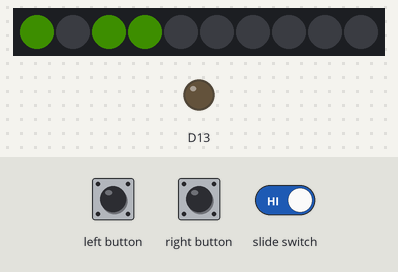
Bench run of a sketch on a simulated Adafruit Circuit Playground Express. On the bench: 10 RGB LEDs in strip order, left to right, output pins drawn as LEDs (lit = HIGH). Dashed ring = blinking. The test bench sets the inputs (shaded band). Dim RGB values are drawn brighter than linear.

Above: at 1.2 s.
1.3 s: left button pressed for 0.15 s
At 4.3 s:
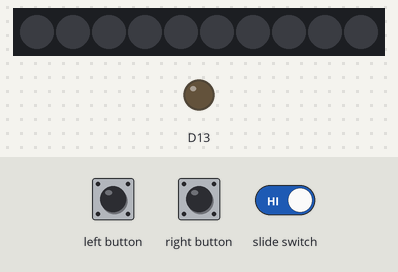
4.4 s: right button pressed for 3.2 s
At 8.0 s:
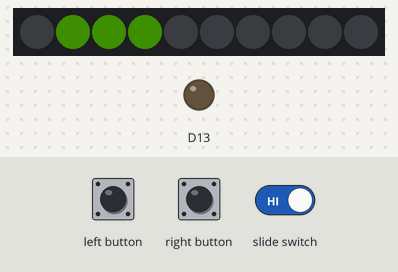
9.6 s: right button pressed for 0.15 s
At 10.1 s:
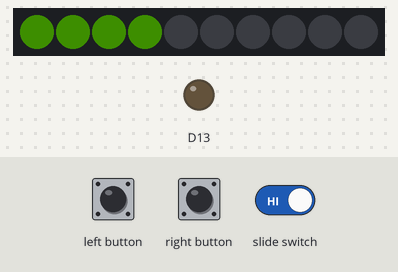
11.2 s: left button pressed for 1 s
13.7 s: right button pressed for 1 s
At 15.1 s:
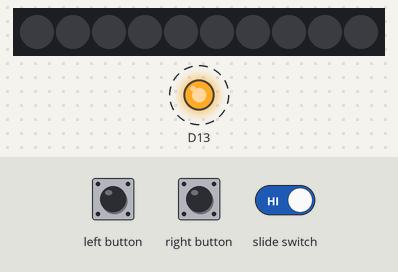
17.7 s: right button pressed for 0.15 s
At 18.2 s:
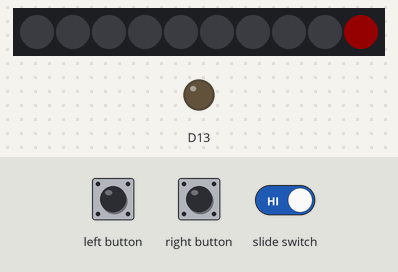
Timing chart, 0 to 20.7 s (numbered marks = the images above; inputs shaded):
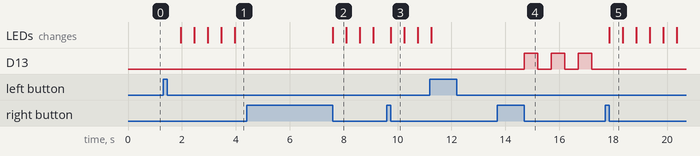

Measured:
- after the input at 1.3 s, the LEDs: change after 0.65 s (image 1)
- after the input at 4.4 s, the LEDs: change after 3.2 s (image 2)
- after the input at 9.6 s, the LEDs: change after 0.15 s (image 3)
- after the input at 13.7 s, D13: alternates HIGH for 0.50 s and LOW for 0.50 s, starting after 1.0 s
- after the input at 17.7 s, D13: stops changing and stays LOW; the LEDs: change after 0.15 s (image 5)
- what the display in image 2 shows lasts 0.5 s, from 7.6 s to 8.1 s

The sketch:

watch.ino
```cpp
// (licence header left out)
#include <Adafruit_CircuitPlayground.h>

uint8_t pixelh = 13;
uint8_t pixelm = 0;
uint32_t colorh = CircuitPlayground.colorWheel(60);
uint32_t colorm = CircuitPlayground.colorWheel(255);
uint32_t prevTime = 0;
uint8_t alarmh = 12;
uint8_t alarmm = 0;

uint8_t watchState = 0; // 0 watch, 1 set time
uint8_t alarmState = 0; // 0 off, 1 on, 2 deactivated

void setup()
{
  Serial.begin(9600);
  CircuitPlayground.begin();
  CircuitPlayground.speaker.enable(true);
}

void loop()
{
  if (CircuitPlayground.leftButton() && !watchState)
  {
    while (CircuitPlayground.leftButton())
      ; // wait for button release
    watchState = 1;
  }
  if (CircuitPlayground.rightButton() && !watchState)
  {
    while (CircuitPlayground.rightButton())
      ;
    watchState = 2;
  }
  if (alarmState != 2)
    alarmState = CircuitPlayground.slideSwitch();

  switch (watchState)
  {
  case 0:
    updateTime();
    displayHour(&pixelh);
    displayMinute(&pixelm);
    break;
  case 1:
    setTime(1);
    break;
  case 2:
    setTime(0);
    break;
  }
}

void updateTime()
{
  uint32_t deltat = millis() - prevTime;
  if (deltat >= 60000)
  {
    ++pixelm;
    prevTime = millis() + deltat - 60000;
    CircuitPlayground.clearPixels();
    CircuitPlayground.redLED(LOW);
  }
  if (pixelm > 59)
  {
    ++pixelh;
    pixelm = 0;
  }
  if (pixelh == alarmh && pixelm == alarmm && alarmState == 1)
  {
    alarm();
  }
  if (pixelh == alarmh + 1 || pixelm == alarmm + 1 && alarmState == 2)
  {
    alarmState = CircuitPlayground.slideSwitch();
  }
}

void displayHour(uint8_t *p)
{
  if (*p & (1 << 0))
    CircuitPlayground.setPixelColor(0, colorh);
  if (*p & (1 << 1))
    CircuitPlayground.setPixelColor(1, colorh);
  if (*p & (1 << 2))
    CircuitPlayground.setPixelColor(2, colorh);
  if (*p & (1 << 3))
    CircuitPlayground.setPixelColor(3, colorh);
  if (*p & (1 << 4))
    CircuitPlayground.setPixelColor(4, colorh);
}

void displayMinute(uint8_t *p)
{
  CircuitPlayground.redLED(*p & (1 << 0));
  if (*p & (1 << 1))
    CircuitPlayground.setPixelColor(9, colorm);
  if (*p & (1 << 2))
    CircuitPlayground.setPixelColor(8, colorm);
  if (*p & (1 << 3))
    CircuitPlayground.setPixelColor(7, colorm);
  if (*p & (1 << 4))
    CircuitPlayground.setPixelColor(6, colorm);
  if (*p & (1 << 5))
    CircuitPlayground.setPixelColor(5, colorm);
}

void setTime(uint8_t t)
{
  if (t)
  {
    changeHour(&pixelh);
    changeMinute(&pixelm);
  }
  else
  {
    changeHour(&alarmh);
    changeMinute(&alarmm);
  }

  watchState = 0;
}

void changeHour(uint8_t *p)
{
  while (!CircuitPlayground.leftButton())
  { // wait for button press
    displayHour(p);
    delay(500);
    CircuitPlayground.clearPixels();
    delay(500);

    if (CircuitPlayground.rightButton())
    {
      if (*p == 23)
        *p = 0;
      else
        ++*p;
      while (CircuitPlayground.rightButton())
        ;
    }
  }
  while (CircuitPlayground.leftButton())
    ;
}

void changeMinute(uint8_t *p)
{
  while (CircuitPlayground.leftButton())
    ; // wait for button release
  while (!CircuitPlayground.leftButton())
  { // wait for button press
    displayMinute(p);
    delay(500);
    CircuitPlayground.clearPixels();
    CircuitPlayground.redLED(LOW);
    delay(500);

    if (CircuitPlayground.rightButton())
    {
      if (*p == 60)
        *p = 0;
      else
        ++*p;
      while (CircuitPlayground.rightButton())
        ;
    }
  }
  while (CircuitPlayground.leftButton())
    ;
}

void alarm()
{
  uint32_t aStart = millis();
  alarmState = 2;
  while (!CircuitPlayground.leftButton() && (millis() - aStart) < 60000 && CircuitPlayground.slideSwitch())
  {
    CircuitPlayground.playTone(10000, 300, true);
  }
  while (CircuitPlayground.leftButton() && (millis() - aStart) < 60000 && CircuitPlayground.slideSwitch())
    ; // need time check here too in case time runs out
}
```
